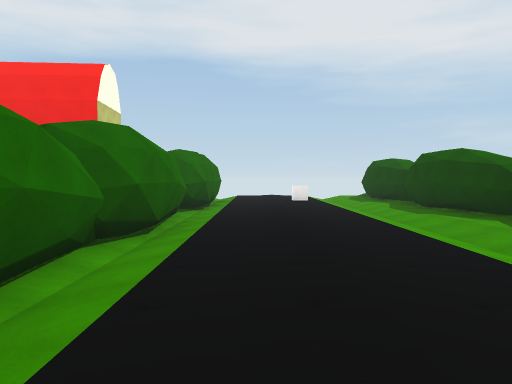
view 1 (above)

24 first-person views from a walk through a 3-D level made in the Unity game engine. The camera is 1.5 m above the floor, tilts 2° down and sees 70° across. The floor is counted in squares, 2 m on a side. Each view is taken from the middle of a square. On the plan, view 1 faces up. The plan holds only what a view shows up to about 11 squares ahead; the rest is blank. The place goes on beyond the plan. The player is left out. Some surface patterns are stand-ins.

view 2
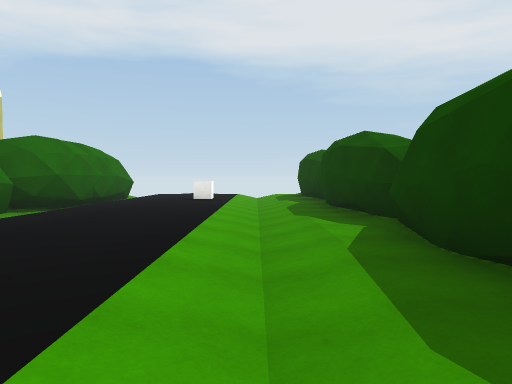

view 3
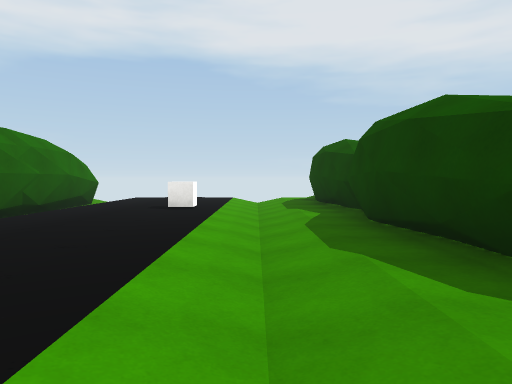

view 4
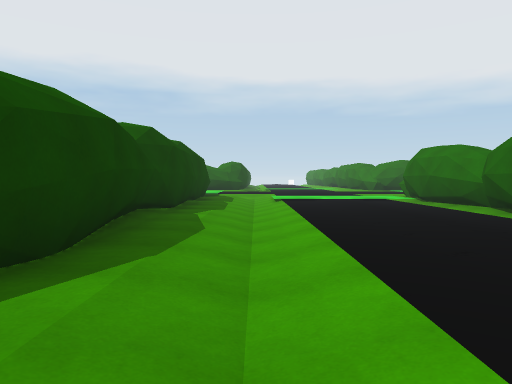

view 5
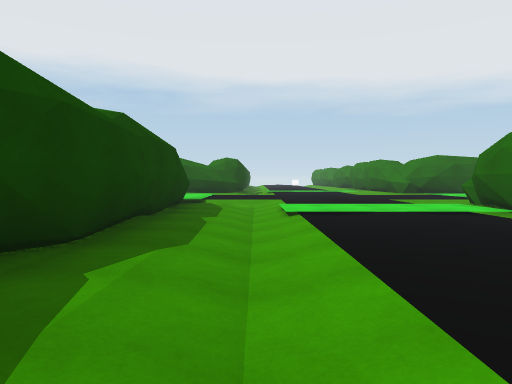

view 6
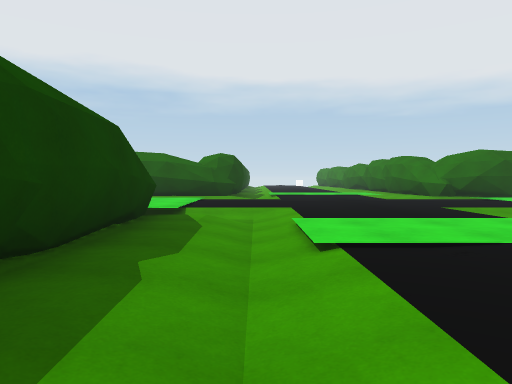

view 7
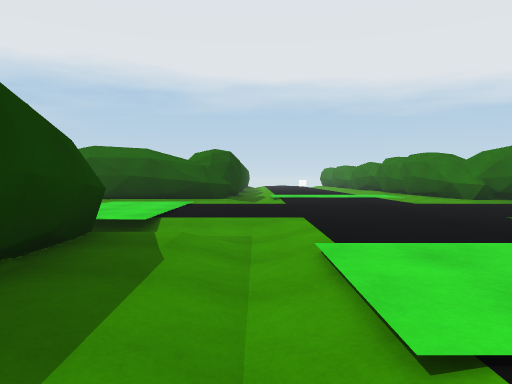

view 8
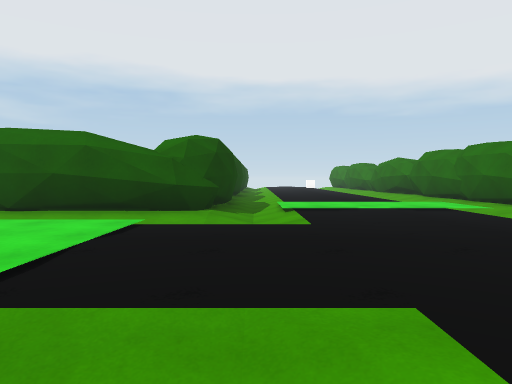

view 9
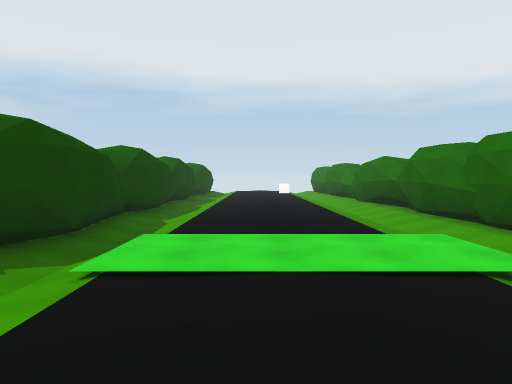

view 10
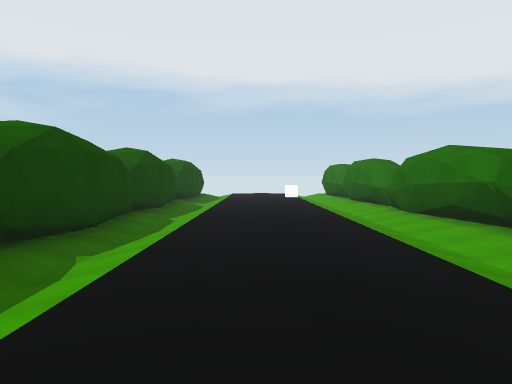

view 11
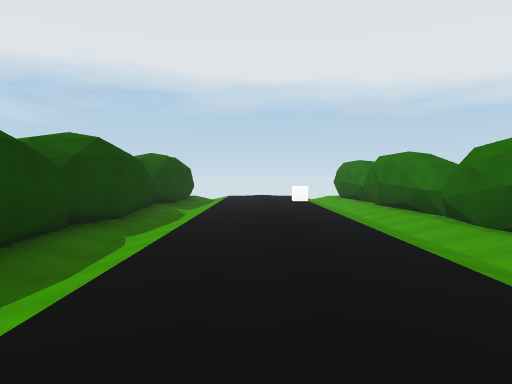

view 12
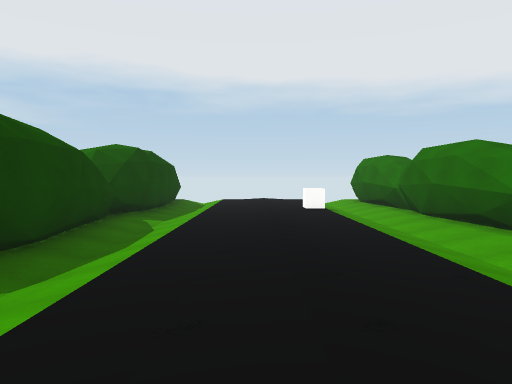

view 13
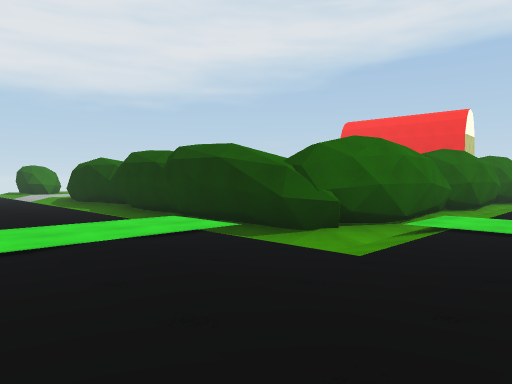

view 14
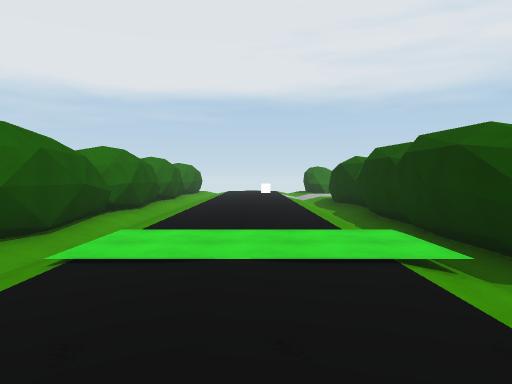

view 15
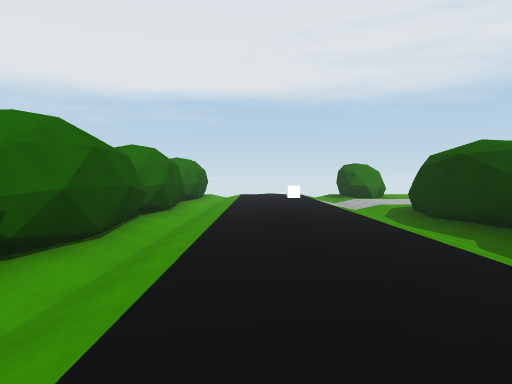

view 16
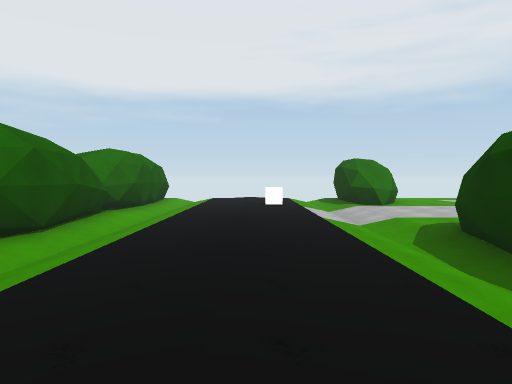

view 17
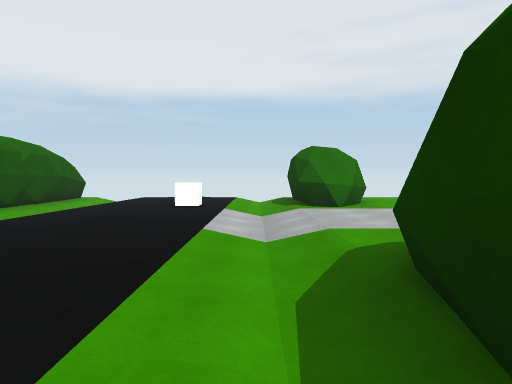

view 18
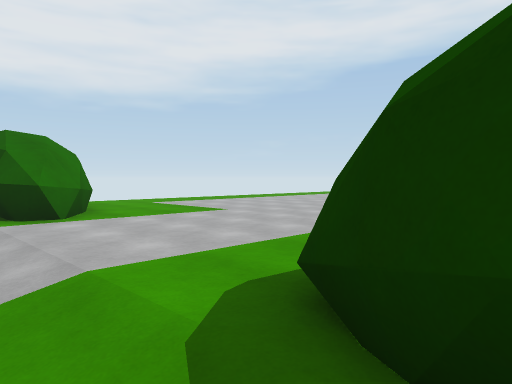

view 19
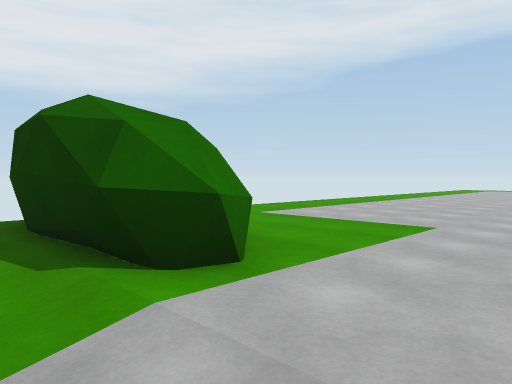

view 20
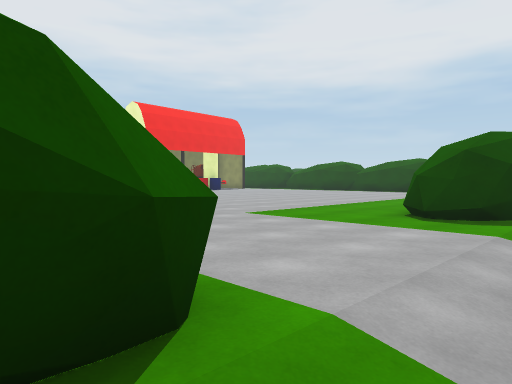

view 21
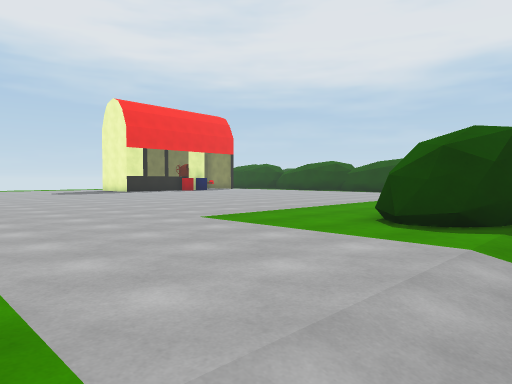

view 22
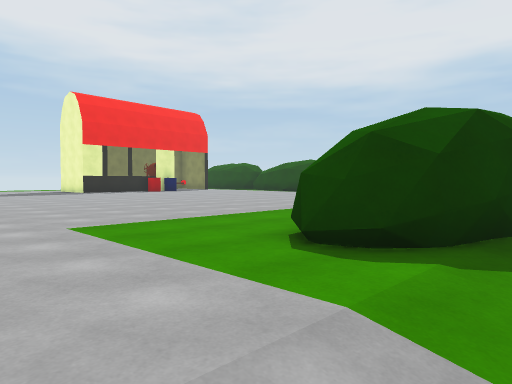

view 23
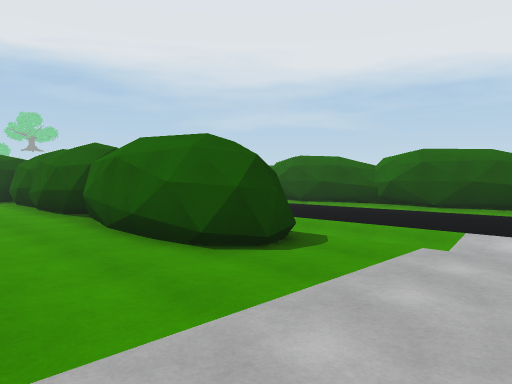

view 24
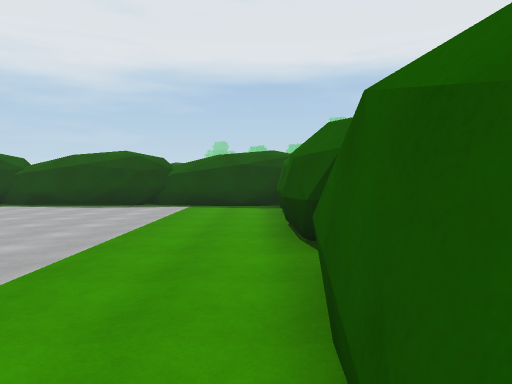

### Floor plan
Key: @ floor where view 1 was taken; # wall or solid block; . floor; / step, stairs or slope.
Columns run from 23 left of view 1 to 8 right of it. Each row starts with its distance up from view 1.
 16                      #   ./.
 15                      #/.../.#
 14                      #/.../.#
 13                      #/.../.#
 12                      #/.../.#
 11                      #/.../.#
 10                      #/.../.#
  9                      #/.../.#
  8                      #/.../.#
  7                      #/.../.#
  6   .. ....            #/.../.#
  5  ... .....           #/.../.#
  4 .... ......        .##/.../.#
  3 .... .......     ...##/.../.#
  2 .............   ....##/.../.#
  1 ....................##/.../.#
  0 ....................##/@../.#
 -1 ....................##/.../.#
 -2 ....................##/.../.#
 -3  #.................###..../.#
 -4  ###....##############/.../.#
 -5 ###......#############/.../.#
 -6 ///////////////////////...///
 -7 ..............................
 -8  .............................
 -9  .............................
-10  /////////////////////....////
-11 ////////##//###/####///.../////
-12 ############# ###  ##//.../#####
-13                     #/..../#
-14                     #//.../#
-15                     #//.../#
-16                     #//.../#
-17                     #//.../#
-18                     #//.../#
-19                     #//.../#
-20                     #//.../#
-21                     #//.../#
-22                     #//.../#
-23                     #//.../#
-24                     #//.../#
-25                     #//.../#
-26                     #//.../#
-27                     #//.../#

Where each view was taken, in squares from view 1:
view 1: 0 up, 0 right, facing up
view 2: 2 up, 3 right, facing up
view 3: 5 up, 3 right, facing up
view 4: 8 up, 3 right, facing down
view 5: 4 up, 3 right, facing down
view 6: 1 up, 3 right, facing down
view 7: 1 down, 3 right, facing down
view 8: 5 down, 3 right, facing down
view 9: 9 down, 1 right, facing down
view 10: 13 down, 1 right, facing down
view 11: 16 down, 1 right, facing down
view 12: 19 down, 1 right, facing down
view 13: 10 down, 1 right, facing up-left
view 14: 8 down, 0 right, facing left
view 15: 9 down, 5 left, facing left
view 16: 8 down, 9 left, facing left
view 17: 6 down, 12 left, facing left
view 18: 6 down, 14 left, facing up-left
view 19: 6 down, 18 left, facing up-left
view 20: 6 down, 21 left, facing up-right
view 21: 6 down, 20 left, facing up-right
view 22: 6 down, 18 left, facing up-right
view 23: 1 down, 18 left, facing down-right
view 24: 3 down, 14 left, facing right
